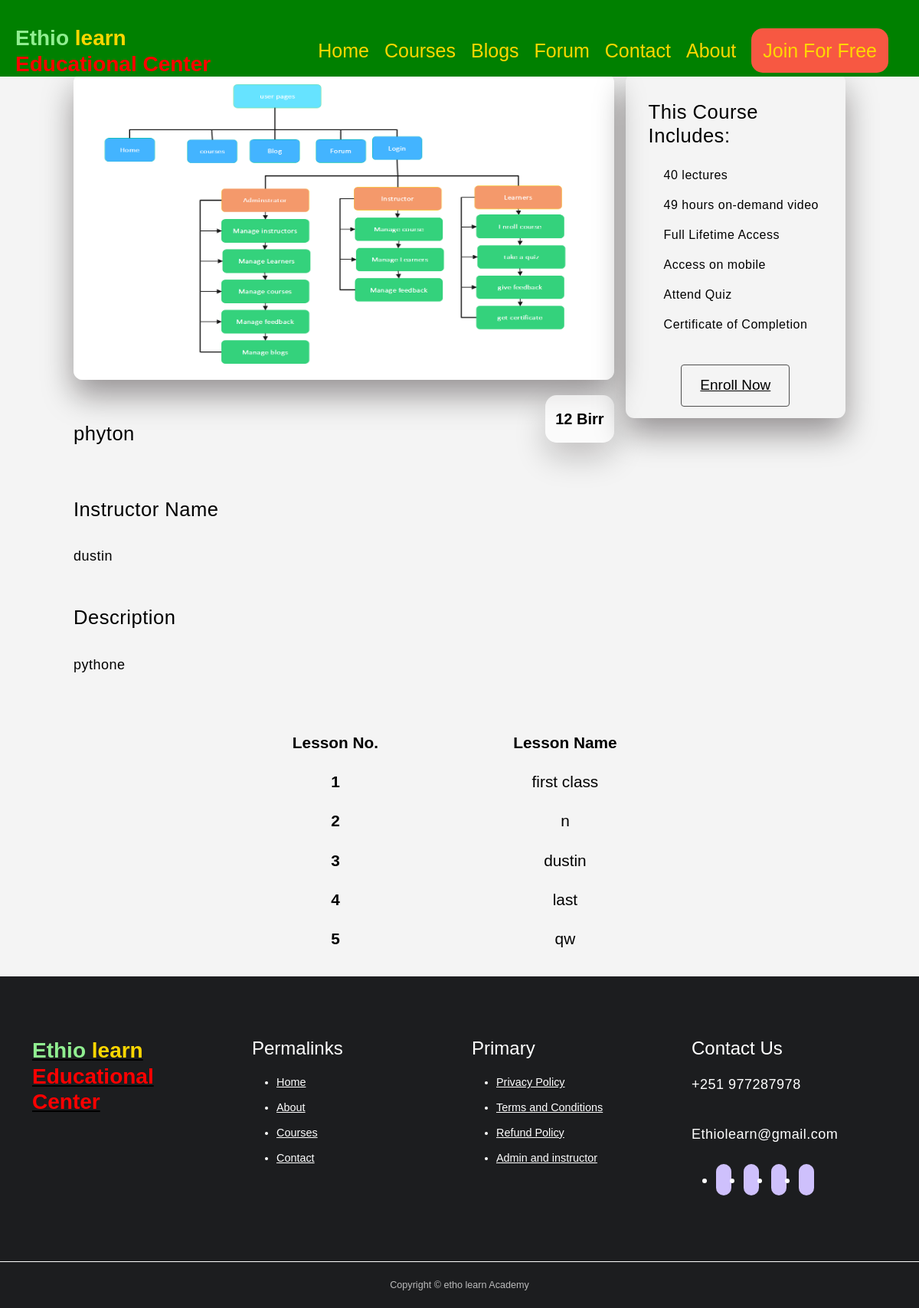
Page /CourseDetails.php?course_id=4 on the committed database.
### tables this page shows
CREATE TABLE `course` (
  `course_id` int(11) NOT NULL,
  `course_name` varchar(255) DEFAULT NULL,
  `course_desc` text DEFAULT NULL,
  `lec_id` int(11) DEFAULT NULL,
  `course_img` text DEFAULT NULL,
  `course_duration` int(11) DEFAULT NULL,
  `course_price` float DEFAULT NULL,
  `course_lessons` int(11) DEFAULT NULL,
  `category_id` int(11) DEFAULT NULL,
  `status` int(11) DEFAULT 0
);

CREATE TABLE `lectures` (
  `l_id` int(11) NOT NULL,
  `l_name` text DEFAULT NULL,
  `l_design` text DEFAULT NULL,
  `l_img` text DEFAULT NULL,
  `l_email` text NOT NULL,
  `l_password` text NOT NULL,
  `password_changed` tinyint(1) DEFAULT 0,
  `online_status` enum('online','offline') NOT NULL DEFAULT 'offline'
);

CREATE TABLE `lesson` (
  `lesson_id` int(11) NOT NULL,
  `lesson_name` text DEFAULT NULL,
  `lesson_description` text NOT NULL,
  `lesson_link` text DEFAULT NULL,
  `course_id` int(11) DEFAULT NULL,
  `completion_status` int(11) DEFAULT NULL,
  `video_progress` int(11) DEFAULT NULL,
  `lesson_timestamp` timestamp NOT NULL DEFAULT current_timestamp() ON UPDATE current_timestamp()
);

### CourseDetails.php (the view, shortened to what this page needs)
<?php
include_once("Inc/Header.php");
include_once("DB_Files/db.php");
?>
<link rel="stylesheet" href="CSS/responsiveness.css">
<link rel="stylesheet" href="CSS/CourseDetails.css">
<section id="course-inner">
    <?php
    if (isset($_GET['course_id'])) {
        $course_id = $_GET['course_id'];
        $sql = "SELECT * FROM course WHERE course_id='$course_id'";
        $result = $conn->query($sql);
        $row = $result->fetch_assoc();
    }
    ?>
<div class="overview">
    <img class="course-img" src="<?php echo str_replace('..', '.', $row['course_img']) ?>" alt="">
    <div class="course-head">
        <div class="c-name">
            <h3><?php echo $row['course_name'] ?></h3>
        </div>
        <span class="price"><?php echo $row['course_price'] ?> Birr</span>
    </div>
    <?php
    $instructor_name = "";
    $lec_id = $row['lec_id'];
    $sql_instructor = "SELECT l_name FROM lectures WHERE l_id='$lec_id'";
    $result_instructor = $conn->query($sql_instructor);
    if ($result_instructor->num_rows > 0) {
        $instructor_row = $result_instructor->fetch_assoc();
        $instructor_name = $instructor_row['l_name'];
    }
    ?>
    <h3>Instructor Name</h3>
    <div class="tutor">
        <div class="tutor-dt">
            <p> <?php echo $instructor_name; ?></p>
        </div>
    </div>
    <h3>Description</h3>
    <p class="description"> <?php echo $row['course_desc']  ?></p>
</div>
    <div class="enroll">
        <h3>This Course Includes:</h3>
        <p><i class="uil uil-book"></i><?php echo $row['course_lessons']  ?> lectures</p>
        <p><i class="uil uil-clock"></i><?php echo $row['course_duration']  ?> hours on-demand video</p>
        <p><i class="uil uil-life-ring"></i>Full Lifetime Access</p>
        <p><i class="uil uil-mobile-android"></i>Access on mobile</p>
        <p><i class="uil uil-newspaper"></i>Attend Quiz</p>
        <p><i class="uil uil-award"></i>Certificate of Completion</p>
        <div class="enroll-btn">
            <?php
            if (isset($_SESSION['stu_id'])) {
                echo '
                <form action="" method="POST" class="d-inline">
                <input type="hidden" name="id" value="' . $row["course_price"] . '">
                <button type="submit" class="button" name="view">Enroll Now</button>
                </form>
                    ';
            } else {
                echo '
                <a href="Popupbox.php" class="button">Enroll Now</a>
                ';
            }
            ?>
        </div>
    </div>
</section>
<table>
    <thead>
        <th scope="col">Lesson No.</th>
        <th scope="col">Lesson Name</th>
    </thead>
    <tbody>
        <?php
        $sql = "SELECT * FROM lesson";
        $result = $conn->query($sql);
        if ($result->num_rows > 0) {
            $num = 0;
            while ($row = $result->fetch_assoc()) {
                if ($course_id == $row['course_id']) {
                    $num++;
                    echo ' <tr class="tr">
        <th scope="row">' . $num . '</th>
        <td>' . $row['lesson_name'] . '</td>
        </tr>';
                }
            }
        }
        ?>
    </tbody>
</table>
<?php
include_once("Inc/Footer.php");
?>

### Inc/Header.css (style rules this page uses)
body { top: 0px !important; }
:root { --color-primary: #6c63ff; --color-success: #00bf8e; --color-warning: #f7a44b; --color-danger: #f75842; --color-danger-variant: rgba(247, 88, 66, 8.4); --color-white: #fff; --color-light: #ffffffb3; --color-black: #000; --color-bg: #f7f9fa; --container-width-1g: 76%; --container-width-md: 90%; --container-width-sm: 94%; --transition: all 400ms ease; }
body { color: var(--color-black); background: white }
section { padding: 5%; }
p { letter-spacing: .5px; font-size: 18px; }
h1, h2, h3, h5 { line-height: 1.2; letter-spacing: 0.5px; }
h3 { font-size: 1.6rem; }
a { color: var(--color-black); font-family: 'Rajdhani', sans-serif; }
img { width: 100%; display: block; object-fit: cover; }

### Inc/Header2.css (style rules this page uses)
body { font-family: Arial, sans-serif; margin: 0; padding: 0; background-color: #f4f4f4; }

### CSS/CourseDetails.css (style rules this page uses)
#course-inner { display: flex; justify-content: space-between; align-items: flex-start; padding: 8vw; }
#course-inner h3 { padding: 35px 0 25px 0; color: var(--color-black); }
#course-inner .overview { width: 70%; }
#course-inner .overview .course-img { width: 100%; height: 50vh; object-fit: fill; border-radius: 12px; margin-bottom: 20px; box-shadow: 0px 20px 40px 0 rgba(11 2 5 /40%); }
#course-inner .overview .course-head { display: flex; align-items: flex-start; justify-content: space-between; }
#course-inner .overview .course-head .c-name { width: 70%; }
#course-inner .overview .course-head span { padding: 16px 13px; color: var(--color-black); font-size: 20px; font-weight: 700; background-color: var(--color-light); cursor: pointer; border-radius: 15px; }
#course-inner .tutor { display: flex; }
#course-inner .enroll { width: 350px; height: 450px; margin-left: 15px; padding: 0 30px 30px 30px; border-radius: 11px; box-shadow: 0px 20px 40px 0 rgba(11 2 5 /40%); }
#course-inner .enroll h3 { padding-bottom: 10px; color: var(--color-black); }
#course-inner .enroll p { font-size: 16px; color: var(--color-black); margin: 15px 0; }
#course-inner .enroll .enroll-btn { padding: 25px 0 20px 0; margin: auto; text-align: center; }
.price { box-shadow: 0px 20px 40px 0 rgba(11 2 5 /20%); }
.description { width: 800px; }
.button { display: inline-block; padding: 12px 24px; border: 1px solid #4f4f4f; border-radius: 4px; transition: all 0.2s ease-in; position: relative; overflow: hidden; font-size: 19px; color: black; z-index: 1; }
.button:before { content: ""; position: absolute; left: 50%; transform: translateX(-50%) scaleY(1) scaleX(1.25); top: 100%; width: 140%; height: 180%; background-color: rgba(0, 0, 0, 0.05); border-radius: 50%; display: block; transition: all 0.5s 0.1s cubic-bezier(0.55, 0, 0.1, 1); z-index: -1; }
.button:after { content: ""; position: absolute; left: 55%; transform: translateX(-50%) scaleY(1) scaleX(1.45); top: 180%; width: 160%; height: 190%; background-color: #f75842; border-radius: 50%; display: block; transition: all 0.5s 0.1s cubic-bezier(0.55, 0, 0.1, 1); z-index: -1; }

### CourseDetails.php (style rules this page uses)
table { width: 50%; margin-left: auto; margin-right: auto; padding-bottom: 100px; font-size: 1.3rem; margin-top: -50px; }
thead { padding: 10px; }
td { text-align: center; padding: 10px; }
th { text-align: center; padding: 10px; }

### rows in the picture
course: course_img (picture), course_name "phyton", course_price "12", course_desc "pythone", course_lessons "40", course_duration "49"
lectures: l_name "dustin"
lesson: lesson_name "first class"
lesson: lesson_name "n"
lesson: lesson_name "dustin"
lesson: lesson_name "last"
lesson: lesson_name "qw"
